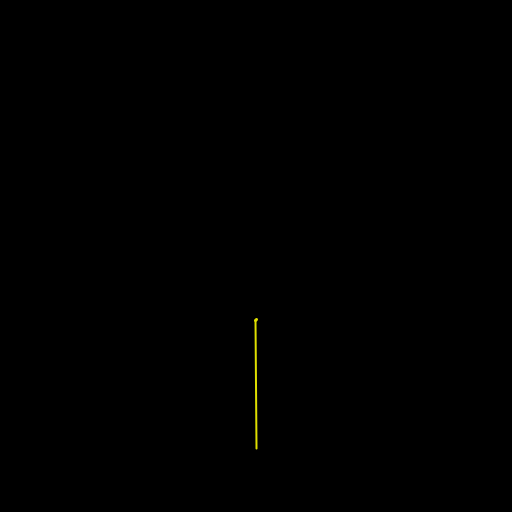
Frame 1 (no input)
Frame 60 (the mouse pressed at the canvas centre just before this capture): identical to frame 1, image omitted
Frame 120 (the mouse held since frame 60 and released just before this capture): identical to frame 1, image omitted

The Processing sketch that drew this single still picture (run headless with seeded random() and noise(); from frame 60 on, the mouse is pressed at the canvas centre):

// Processing sketch: ANI2012A20_LSystem
// ── ANI2012A20_LSystem.pde
// ANI2012A20_LSystem.pde
// Génération de 3 types de structures récursives différentes à partir d'un système de Lindenmayer.

// paramètres
int pattern = 2;
int depthCurrent = 0;
int depthMax = 20;

float theta = radians(1.0f);

// pattern 1 : Algae
String pattern1Axiom = "|X";
float  pattern1Size  = 128.0f;
float  pattern1Ratio = 0.85f;
float  pattern1Angle = radians(25.0f);
int    pattern1Color = color(0, 223, 0);

// pattern 2 : Tree
String pattern2Axiom = "|";
float  pattern2Size  = 128.0f;
float  pattern2Ratio = 0.5f;
float  pattern2Angle = radians(30.0f);
int    pattern2Color = color(223, 223, 0);

// pattern 3 : Dragon
String pattern3Axiom = "|X";
float  pattern3Size  = 4.0f;
float  pattern3Ratio = 1.0f;
float  pattern3Angle = radians(90.0f);
int    pattern3Color = color(223, 0, 223);

// variables
String sequence;

float positionStartX;
float positionStartY;

boolean isKeyPressedLeft;
boolean isKeyPressedRight;

LSystem lsystem;

void setup()
{
  size(512, 512);
  frameRate(60);
  noFill();

  lsystem = new LSystem();

  configuration();
}

void draw()
{
  background(0);

  translate(positionStartX, positionStartY);
  rotate(-PI / 2.0f);

  lsystem.render();

  if (isKeyPressedLeft)
    lsystem.angle -= theta;
  if (isKeyPressedRight)
    lsystem.angle += theta;
}

void configuration()
{
  depthCurrent = 1;

  lsystem.listRules = new ArrayList<LSystemRule>();

  switch (pattern)
  {
    case 1:
      positionStartX = width / 2.0f;
      positionStartY = height - height / 4.0f;
      lsystem.axiom = pattern1Axiom;
      lsystem.size  = pattern1Size;
      lsystem.ratio = pattern1Ratio;
      lsystem.angle = pattern1Angle;
      lsystem.listRules.add(new LSystemRule('X', "[+|X][-|Y]"));
      lsystem.listRules.add(new LSystemRule('Y', "-|X"));
      stroke(pattern1Color);
      println("pattern 1");
      break;

    case 2:
      positionStartX = width / 2.0f;
      positionStartY = height - height / 8.0f;
      lsystem.axiom = pattern2Axiom;
      lsystem.size  = pattern2Size;
      lsystem.ratio = pattern2Ratio;
      lsystem.angle = pattern2Angle;
      lsystem.listRules.add(new LSystemRule('|', "||+[+|-|-|]-[-|+|+|]"));
      stroke(pattern2Color);
      println("pattern 2");
      break;

    case 3:
      positionStartX = width / 2.0f;
      positionStartY = height / 2.0f;
      lsystem.axiom = pattern3Axiom;
      lsystem.size  = pattern3Size;
      lsystem.ratio = pattern3Ratio;
      lsystem.angle = pattern3Angle;
      lsystem.listRules.add(new LSystemRule('X', "X+Y|+"));
      lsystem.listRules.add(new LSystemRule('Y', "-|X-Y"));
      stroke(pattern3Color);
      println("pattern 3");
      break;

    default:
      println("unknow pattern");
  }

  lsystem.reset();
}

void generate()
{
  lsystem.reset();

  for (int i = 0; i < depthCurrent; ++i)
  {
    lsystem.scaleDown();
    lsystem.compute();
  }
}

void keyPressed()
{
  if (keyCode == LEFT)
    isKeyPressedLeft = true;
  if (keyCode == RIGHT)
    isKeyPressedRight = true;
}

void keyReleased()
{
  if (key == '1')
  {
    pattern = 1;
    configuration();
  }
  if (key == '2')
  {
    pattern = 2;
    configuration();
  }
  if (key == '3')
  {
    pattern = 3;
    configuration();
  }
  if (keyCode == UP)
  {
    depthCurrent = ++depthCurrent < depthMax ? depthCurrent : depthMax;
    println("current depth : " + depthCurrent);
    generate();
  }
  if (keyCode == DOWN)
  {
    depthCurrent = --depthCurrent > 0 ? depthCurrent : 0;
    println("current depth : " + depthCurrent);
    generate();
  }
  if (keyCode == LEFT)
    isKeyPressedLeft = false;
  if (keyCode == RIGHT)
    isKeyPressedRight = false;
}

// ── LSystem.pde
// ANI2012A20_LSystem/LSystem.pde
// Classe de type LSystem.

class LSystem
{
  int generation;

  int indexSequence;
  int indexRule;

  float size;

  float angle;
  float ratio;

  float segment;

  char symbol;

  String axiom;
  String sequence;

  StringBuffer generationCurrent;
  StringBuffer generationNext;

  LSystemRule rule;

  ArrayList<LSystemRule> listRules;

  LSystem()
  {
    generationCurrent = new StringBuffer();
    generationNext = new StringBuffer();
  }

  // fonction qui réinitialise le système
  void reset()
  {
    generation = 1;
    segment = size;

    generationCurrent.delete(0, generationCurrent.length());
    generationNext.delete(0, generationNext.length());

    generationCurrent.append(axiom);

    println("generation " + generation + " : " + generationCurrent.toString());
  }

  // fonction qui calcule la prochaine génération du système
  void compute()
  {
    if (generationNext.length() > 0)
      generationNext.delete(0, generationNext.length());

    for (indexSequence = 0; indexSequence < generationCurrent.length(); ++indexSequence)
    {
      symbol = generationCurrent.charAt(indexSequence);

      String replace = "" + symbol;

      for (indexRule = 0; indexRule < listRules.size(); ++indexRule)
      {
        rule = listRules.get(indexRule);

        if (rule.input == symbol)
        {
          replace = rule.output;
          break;
        }
      }
      generationNext.append(replace);
    }

    if (generationCurrent.length() > 0)
      generationCurrent.delete(0, generationCurrent.length());

    generationCurrent.append(generationNext);
    ++generation;

    println("generation " + generation + " : " + generationCurrent.toString());
  }

  // fonction qui dessine la génération courante du système
  void render()
  {
    for (indexSequence = 0; indexSequence < generationCurrent.length(); ++indexSequence)
    {
      symbol = generationCurrent.charAt(indexSequence);

      switch (symbol)
      {
        case '|':
          strokeWeight(2);
          line(0, 0, segment, 0);
          translate(segment, 0);
          strokeWeight(3);
          point(0, 0);
          break;

        case 'X':
          // do nothing
          break;

        case 'Y':
          // do nothing
          break;

        case '+':
          rotate(angle);
          break;

        case '-':
          rotate(-angle);
          break;

        case '[':
          pushMatrix();
          break;

        case ']':
          popMatrix();
          break;

        default:
          println("unknow symbol: " + symbol);
      }
    }
  }

  // fonction qui réduit la proportion des éléments dessinés par le système
  void scaleDown()
  {
    segment *= ratio;
  }
}

// ── LSystemRule.pde
// ANI2012A20_LSystem/LSystemRule.pde
// Classe de type LSystemRule.

class LSystemRule
{
  char input;
  String output;

  LSystemRule(char in, String out)
  {
    input = in;
    output = out;
  }
}
